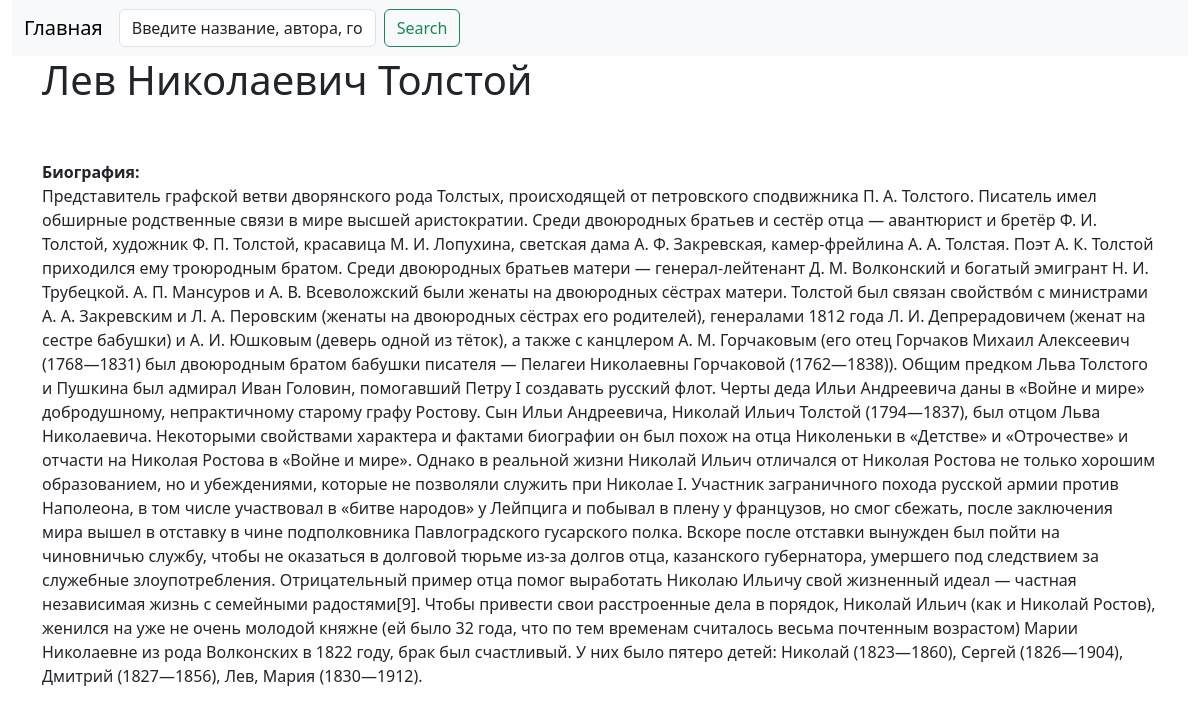
Page /author/1/ on the committed database.
### main/models.py (models this page shows, shortened)
class Author(models.Model):
    name = models.CharField(max_length=255)
    bio = models.TextField()

### main/views.py (the view)
# urls.py: path('author/<int:pk>/', views.DetailAuthor.as_view(), name='author'),
class DetailAuthor(DetailView):
    model = Author
    template_name = 'detail_author.html'
    context_object_name = 'detail'

### templates/detail_author.html (shortened to what this page needs)
{% extends 'layout.html' %}
{% block head %}
<div class="container-md">
<h1>{{ detail.name }}</h1>
{% endblock %}
{% block content %}
<p>
    <b>Биография:</b><br> {{detail.bio}} <br><br>
</p>
</div>
{% endblock %}

### rows in the picture
Author: name "Лев Николаевич Толстой", bio "Представитель графской ветви дворянского рода Толстых, происходящей от петровского сподвижника П. А. Толстого. Писатель имел обширные родственные связи в мире высшей аристократии. Среди двоюродных братьев и сестёр отца — авантюрист и бретёр Ф. И. Толстой, художник Ф. П. Толстой, красавица М. И. Лопухина, светская дама А. Ф. Закревская, камер-фрейлина А. А. Толстая. Поэт А. К. Толстой приходился ему троюродным братом. Среди двоюродных братьев матери — генерал-лейтенант Д. М. Волконский и богатый эмигрант Н. И. Трубецкой. А. П. Мансуров и А. В. Всеволожский были женаты на двоюродных сёстрах матери. Толстой был связан свойство́м с министрами А. А. Закревским и Л. А. Перовским (женаты на…"
